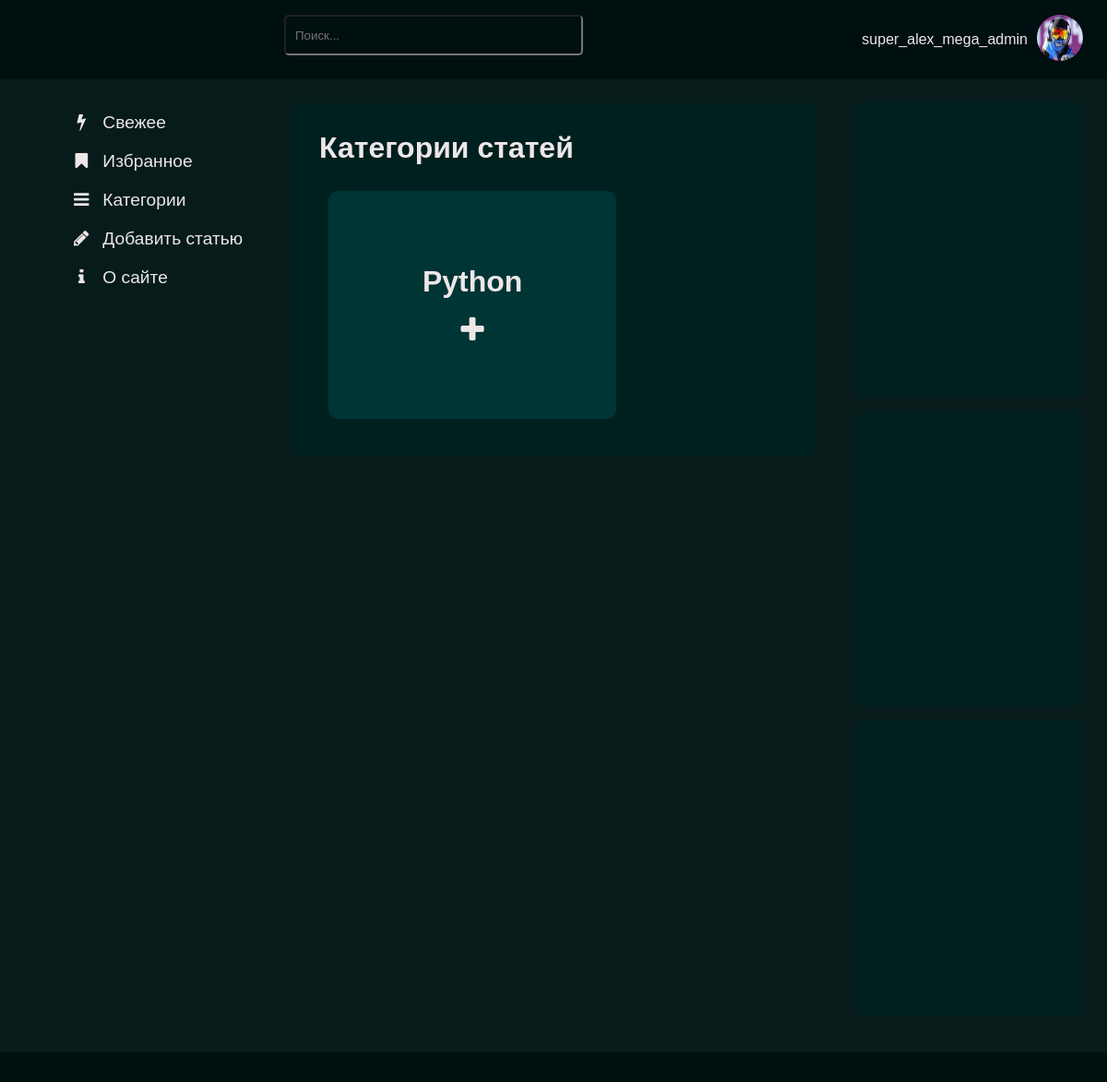
The page /cat (signed in) on the database its author committed.
### users/models.py (models this page shows)
class User(AbstractUser):
    photo = models.ImageField(upload_to="users/%Y/%m/%d/", blank=True, null=True, verbose_name="Фотография")
    date_birth = models.DateTimeField(blank=True, null=True, verbose_name="Дата рождения")
    specialization = models.CharField(max_length=255, verbose_name="Технологическая специализация")
    country_of_residence = models.CharField(max_length=255, verbose_name="Страна проживания")
    city_of_residence = models.CharField(max_length=255, verbose_name="Город проживания")
    website = models.CharField(max_length=255, verbose_name="Ссылка на сайт")
    github = models.CharField(max_length=255, verbose_name="Ссылка на профиль GitHub")
    education = models.CharField(max_length=255, verbose_name="Образование")
    employment_status = models.CharField(max_length=255,choices=EMPLOYMENTSTATUS, verbose_name="Трудовой статус")
    place_of_work = models.CharField(max_length=255, verbose_name="Место работы")
    work_experience = models.TextField(blank=True, verbose_name="Опишите опыт работы: где, сколько и кем работали")
    courses = models.TextField(blank=True, verbose_name="Перечислите курсы, которые проходили")
    skills = models.CharField(max_length=255, verbose_name="Перечислите через запятую hard и soft skills, которыми владете")
    about_me = models.TextField(blank=True, verbose_name="Расскажите о себе")
    hobby = models.CharField(max_length=255, verbose_name="Перечислите через запятую хобби, которыми увлекаетесь")
    publications = models.TextField(blank=True, verbose_name="Публикации")
    foreign_languages = models.ManyToManyField('ForeignLanguagesList', blank=True, related_name='foreign_languages', verbose_name="Перечислите через запятую языки, которыми владеете")

### articles/models.py (models this page shows, shortened)
class Category(models.Model):
    name = models.CharField(max_length=100, db_index=True, verbose_name="Название")
    slug = models.CharField(max_length=255, unique=True, db_index=True)
    description = models.TextField(db_index=True, verbose_name="Описание категории")
    img = models.ImageField(upload_to="category_img/%Y/%m/%d/", default=None, blank=True, null=True, verbose_name="Изображение")
    class Meta():
        verbose_name = "Категории"
        verbose_name_plural = "Категории"
    def get_absolute_url(self):
        return reverse('category', kwargs={'cat_slug': self.slug})

### articles/views.py (the view)
# urls.py: path('cat', views.ShowAllCategory.as_view(), name='cat'),
class ShowAllCategory(DataMixin, ListView):
    template_name = 'articles/categories.html'
    context_object_name = 'categories'
    title_page = 'Категории'
    cat_selected = 0
    paginate_by = False
    extra_context = {'default_image': settings.DEFAULT_USER_IMAGE,
                     }
    def get_context_data(self, *, object_list=None, **kwargs):
        if self.request.user.is_authenticated:
            context = super().get_context_data(**kwargs)
            sub_categories = SubscibeCategories.objects.filter(user=self.request.user).values_list('name', flat=True)
            return self.get_mixin_context(context, sub_categories=sub_categories)
        else:
            context = super().get_context_data(**kwargs)
            return self.get_mixin_context(context)
    def get_queryset(self):
        return Category.objects.all()

### articles/utils.py (called while the page is built)
    def get_mixin_context(self, context, **kwargs):
        if self.title_page:
            context['title'] = self.title_page
        context['bookmark_list'] = None
        context['like_list'] = None
        context['menu'] = menu
        context['cat_selected'] = None
        context['sub_categories'] = None
        context['comments'] = None
        context.update(kwargs)
        return context

### users/context_processors.py (called while the page is built)
def get_articles_context(request):
    return {'main_menu': menu,}

### articles/templates/articles/categories.html
{% extends 'base.html' %}
{% block content %}
<div class="article">
    <h1>Категории статей</h1> <br>
{% for cat in categories %}
<div class="cat_block">
<a href="{{cat.get_absolute_url}}"><h1>{{ cat.name }}</h1></a><br>
{% if user.is_authenticated %}
{% if cat.id in sub_categories %}
<a id="unsub_cat" href="" class="fa fa-minus fa-2x" data-cat-id="{{cat.id}}" aria-hidden="true"></a>
{%else%}
<a id="sub_cat" href="" class="fa fa-plus fa-2x" data-cat-id="{{cat.id}}" aria-hidden="true"></a>
{%endif%}
{% else %}
<a href="{% url 'users:login' %}" class="fa fa-plus fa-2x" aria-hidden="true">&nbsp;&nbsp;{{ post.get_like_count }}</a>
{% endif %}
</div>
{% endfor %}
</div>
{% endblock %}

### templates/base.html (shortened to what this page needs)
{% load static %}
<!DOCTYPE html>
<html lang="ru">
<head>
<link rel="stylesheet" href="{% static 'articles/css/font-awesome-4.7.0/css/font-awesome.min.css' %}">
<link type="text/css" href="{% static 'articles/css/style.css' %}" rel="stylesheet" />
<link type="text/css" href="{% static 'articles/css/prism.css' %}" rel="stylesheet" />
</head>
<body id="data">
<div class="holy-grail-grid">
<header class="header">
  <div class="user_block">
    <div class="user_name">
    {% if user.is_authenticated %}
      {{user.username}}
    {% else %}
      <a href="{% url 'users:login' %}">Войти</a><br>
      <a href="{% url 'users:register' %}">Регистрация</a>
    {% endif %}
    </div>
    <div class="user_photo">
        <div class="dropdown">
            <button class="dropbtn">
                {% if user.photo %}
                <p><img src="{{ user.photo.url }}">
                {% else %}
                <p><img src="{{ default_image }}">
              {% endif %}
            </button>
        </div>
    </div>
    </div>
    <form action="{% url 'search_results' %}" method="get">
        <input class="search_input" name="q" type="text" placeholder="Поиск...">
    </form>
</header>
<main class="main-content">
  {% block content %} {% endblock %}<br>
</main>
<section class="left-sidebar">
  <div class="menu">
  {% for m in main_menu %}
  {% url m.url_name as urlname %}
  {% if urlname == request.path %}
  <p><a href="{% url m.url_name %}"><i class="{{ m.class }}" aria-hidden="true"></i>&nbsp; {{m.title}}</a></p>
  {% else %}
  <p><a href="{% url m.url_name %}"><i class="{{ m.class }}" aria-hidden="true"></i>&nbsp; {{m.title}}</a></p>
  {% endif %}
  {% endfor %}
  </div>
</section>
<aside class="right-sidebar">
  <div class="last_comments" style="background-color: #002020; height: 300px; border-radius: 15px; padding: 10px; margin-bottom: 15px;"></div>
  <div class="last_comments" style="background-color: #002020; height: 300px; border-radius: 15px; padding: 10px; margin-bottom: 15px"></div>
  <div class="last_comments" style="background-color: #002020; height: 300px; border-radius: 15px; padding: 10px; margin-bottom: 15px"></div>
</aside>
<footer class="footer">
</footer>
</div>
</body>
</html>

### articles/static/articles/css/style.css (style rules this page uses)
* { margin: 0; padding: 0; color: rgb(238, 231, 231); font-family:sans-serif; font-style: normal; font-weight: normal; }
h1 { font-weight:900; }
a { outline: none; text-decoration: none; }
.holy-grail-grid { display: grid; grid-template-areas: 'header' 'main-content' 'left-sidebar' 'right-sidebar' 'footer'; }
.holy-grail-grid>* { padding: 1rem; }
.holy-grail-grid>.header { left: 0; right: 0; top: 0; min-height: 50px; position: sticky; grid-area: header; background: #000f0f; z-index: 1000; }
.user_block { float: right; text-align: right; display: flex; align-items: center; margin-right: 10px; }
.user_name { float: left; margin-right: 10px; }
.user_photo { float: right; }
.user_photo img { width: 50px; height: 50px; border-radius: 25px; }
.dropbtn { background-color: #000f0f; border: none; }
.dropdown { position: relative; display: inline-block; }
.holy-grail-grid>.main-content { grid-area: main-content; background-color: #071B1B; }
.holy-grail-grid>.left-sidebar { background-color: #071B1B; grid-area: left-sidebar; }
.left-sidebar p { margin: 20px; }
.holy-grail-grid>.right-sidebar { background-color: #071B1B; grid-area: right-sidebar; padding: 25px; }
.holy-grail-grid>.footer { grid-area: footer; background: #000f0f; }
.article { background-color: #002020; border-radius: 10px; padding: 30px; margin-top: 10px; margin-bottom: 20px; overflow: hidden; }
.search_input { background-color: #000f0f; border-radius: 5px; float: left; width: 300px; height: 20px; margin-left: 25%; padding: 10px; display: block; }
.cat_block { background-color: #003535; margin: 10px; width: 30%; float: left; border-radius: 10px; text-align: center; padding: 80px; }
@media (min-width:320px) { .holy-grail-grid { grid-template-columns: 1fr 1fr; grid-template-areas: 'header header' 'left-sidebar left-sidebar' 'main-content main-content' 'right-sidebar right-sidebar' 'footer footer'; } }
@media (min-width:768px) { .holy-grail-grid { grid-template-columns: 1fr 1fr; grid-template-areas: 'header header' 'left-sidebar left-sidebar' 'main-content main-content' 'right-sidebar right-sidebar' 'footer footer'; } }
@media (min-width:1024px) { .holy-grail-grid { grid-template-columns: repeat(4, 1fr); grid-template-areas: 'header header header header' 'left-sidebar main-content main-content right-sidebar' 'footer footer footer footer'; } }
@media (min-width:1024px) { .menu { position: fixed; margin-left: 40px; } }
@media (min-width:1024px) { .menu a { font-size: larger; } }

### rows shown on the page
User: username "super_alex_mega_admin", photo (picture)
Category: name "Python"

### other values the page prints
{{ m.title }} "Свежее" "Избранное" "Добавить статью" "О сайте"
{{ m.title }} "Категории"
